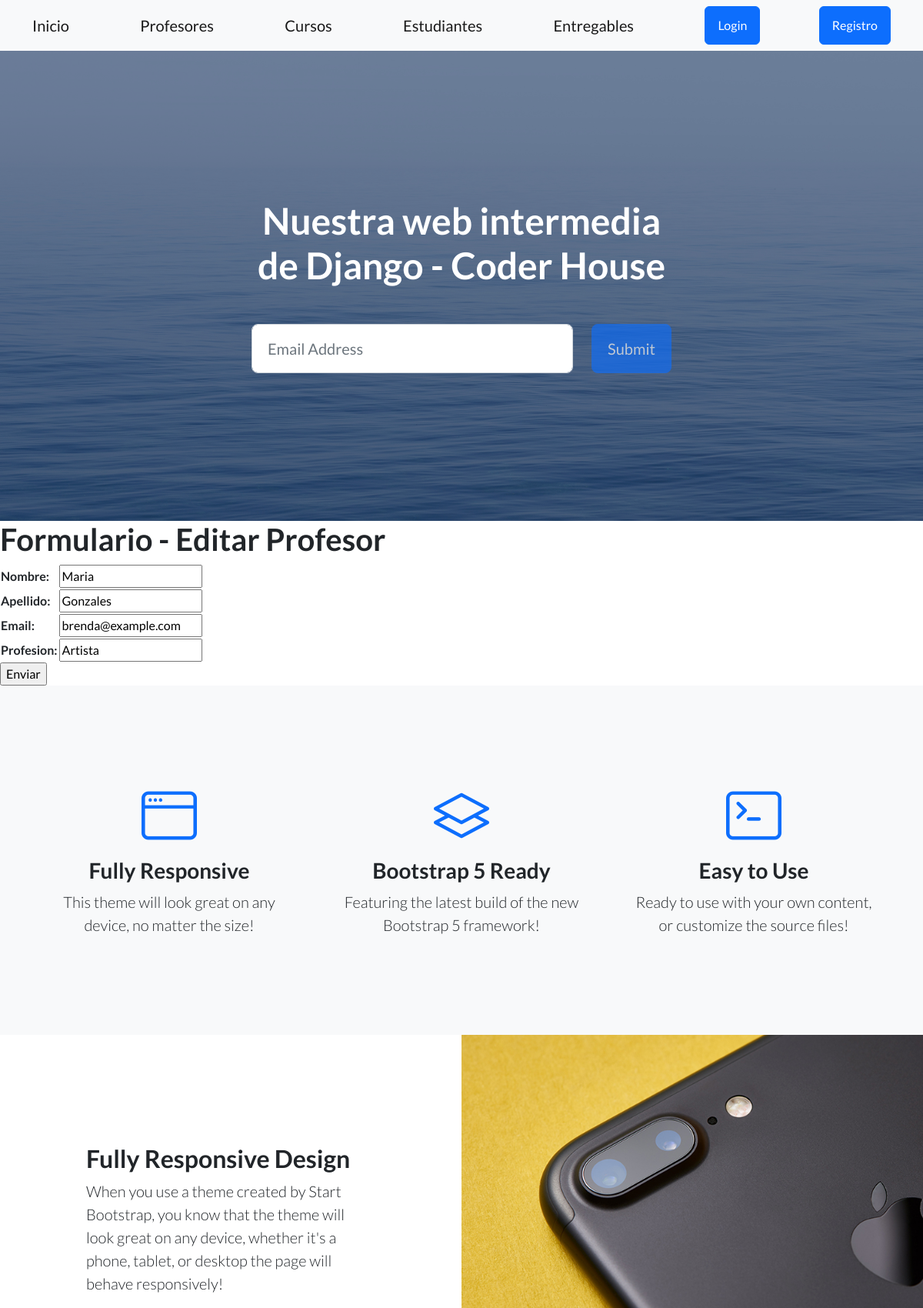
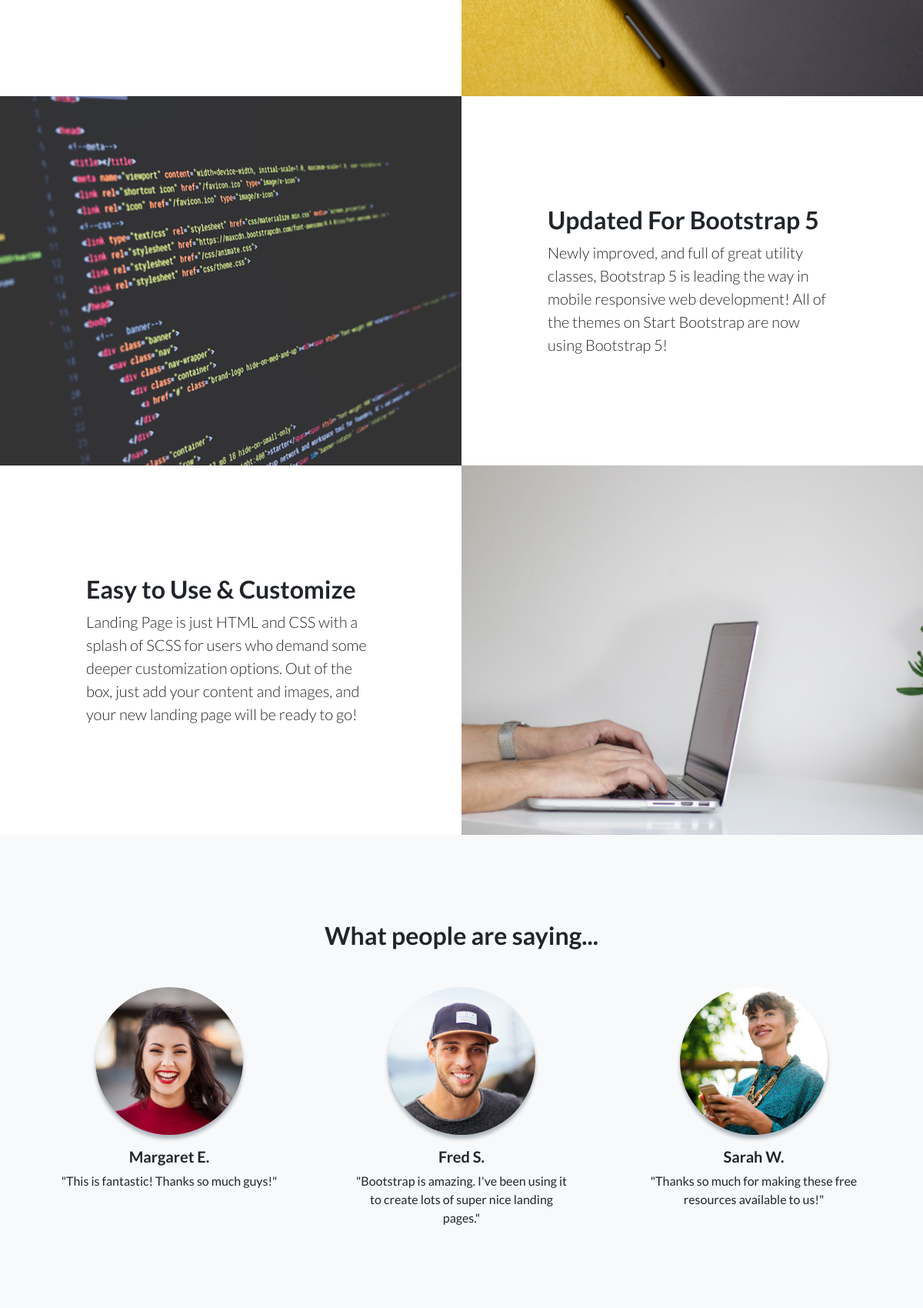
/AppCoder/editarProfesor/Maria/ (upper part), run on the app's committed database (2 pictures, top to bottom).
### AppCoder/models.py (models this page shows, shortened)
class Profesor(models.Model):
    nombre = models.CharField(max_length=30)
    apellido = models.CharField(max_length=30)
    email = models.EmailField()
    profesion = models.CharField(max_length=30)

### AppCoder/views.py (the view)
# urls.py: path('editarProfesor/<profesor_nombre>/', views.editar_profesor, name="EditarProfesor"),
def editar_profesor(request, profesor_nombre):
    profesor = Profesor.objects.get(nombre=profesor_nombre)
    if request.method == 'POST':
        miFormulario = ProfesorFormulario(request.POST)
        print(miFormulario)
        if miFormulario.is_valid():  # Si pasó la validación de Django
            informacion = miFormulario.cleaned_data
            profesor.nombre = informacion['nombre']
            profesor.apellido = informacion['apellido']
            profesor.email = informacion['email']
            profesor.profesion = informacion['profesion']
            profesor.save()
            return render(request, "AppCoder/inicio.html")
    else:
        miFormulario = ProfesorFormulario(initial={'nombre': profesor.nombre, 'apellido': profesor.apellido,
                                                   'email': profesor.email, 'profesion': profesor.profesion})
    return render(request, "AppCoder/editarProfesor.html", {"miFormulario": miFormulario, "profesor_nombre": profesor_nombre})

### AppCoder/forms.py
class ProfesorFormulario(forms.Form):
    nombre = forms.CharField(max_length=30)
    apellido = forms.CharField(max_length=30)
    email = forms.EmailField()
    profesion = forms.CharField(max_length=30)

### AppCoder/templates/AppCoder/editarProfesor.html (shortened to what this page needs)
{% extends "AppCoder/padre.html" %}
{% load static %}
{% block contenidoQueCambia %}
    <h1>Formulario - Editar Profesor</h1>
    <form action="" method="POST">{% csrf_token %}
        <table>
            {{ miFormulario.as_table }}
        </table>
        <input type="submit", value="Enviar">
    </form>
{% endblock %}

### data on the page
Profesor: nombre "Maria", apellido "Gonzales", email "brenda@example.com", profesion "Artista"
